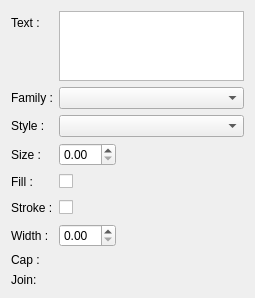
<?xml version="1.0" encoding="UTF-8"?>
<ui version="4.0">
 <class>TextPropertyWidget</class>
 <widget class="QWidget" name="TextPropertyWidget">
  <property name="geometry">
   <rect>
    <x>0</x>
    <y>0</y>
    <width>255</width>
    <height>286</height>
   </rect>
  </property>
  <property name="windowTitle">
   <string>Form</string>
  </property>
  <layout class="QFormLayout" name="formLayout">
   <item row="0" column="0">
    <widget class="QLabel" name="label">
     <property name="text">
      <string>Text :</string>
     </property>
    </widget>
   </item>
   <item row="0" column="1">
    <widget class="QTextEdit" name="textEditor"/>
   </item>
   <item row="1" column="0">
    <widget class="QLabel" name="label_2">
     <property name="text">
      <string>Family :</string>
     </property>
    </widget>
   </item>
   <item row="1" column="1">
    <widget class="QComboBox" name="familyComboBox"/>
   </item>
   <item row="2" column="0">
    <widget class="QLabel" name="label_3">
     <property name="text">
      <string>Style :</string>
     </property>
    </widget>
   </item>
   <item row="2" column="1">
    <widget class="QComboBox" name="styleComboBox"/>
   </item>
   <item row="3" column="0">
    <widget class="QLabel" name="label_4">
     <property name="text">
      <string>Size :</string>
     </property>
    </widget>
   </item>
   <item row="3" column="1">
    <layout class="QHBoxLayout" name="horizontalLayout_5">
     <item>
      <widget class="QDoubleSpinBox" name="sizeSpinBox"/>
     </item>
     <item>
      <spacer name="horizontalSpacer_5">
       <property name="orientation">
        <enum>Qt::Orientation::Horizontal</enum>
       </property>
       <property name="sizeHint" stdset="0">
        <size>
         <width>40</width>
         <height>20</height>
        </size>
       </property>
      </spacer>
     </item>
    </layout>
   </item>
   <item row="4" column="0">
    <widget class="QLabel" name="label_5">
     <property name="text">
      <string>Fill :</string>
     </property>
    </widget>
   </item>
   <item row="4" column="1">
    <layout class="QHBoxLayout" name="horizontalLayout">
     <item>
      <widget class="QCheckBox" name="fillCheckBox">
       <property name="text">
        <string/>
       </property>
      </widget>
     </item>
     <item>
      <widget class="alive::ColorLineEditor" name="fillColorSelector" native="true"/>
     </item>
     <item>
      <spacer name="horizontalSpacer_3">
       <property name="orientation">
        <enum>Qt::Orientation::Horizontal</enum>
       </property>
       <property name="sizeHint" stdset="0">
        <size>
         <width>40</width>
         <height>20</height>
        </size>
       </property>
      </spacer>
     </item>
    </layout>
   </item>
   <item row="5" column="0">
    <widget class="QLabel" name="label_6">
     <property name="text">
      <string>Stroke :</string>
     </property>
    </widget>
   </item>
   <item row="5" column="1">
    <layout class="QHBoxLayout" name="horizontalLayout_2">
     <item>
      <widget class="QCheckBox" name="strokeCheckBox">
       <property name="text">
        <string/>
       </property>
      </widget>
     </item>
     <item>
      <widget class="alive::ColorLineEditor" name="strokeColorSelector" native="true"/>
     </item>
     <item>
      <spacer name="horizontalSpacer_4">
       <property name="orientation">
        <enum>Qt::Orientation::Horizontal</enum>
       </property>
       <property name="sizeHint" stdset="0">
        <size>
         <width>40</width>
         <height>20</height>
        </size>
       </property>
      </spacer>
     </item>
    </layout>
   </item>
   <item row="6" column="0">
    <widget class="QLabel" name="label_7">
     <property name="text">
      <string>Width :</string>
     </property>
    </widget>
   </item>
   <item row="6" column="1">
    <layout class="QHBoxLayout" name="horizontalLayout_6">
     <item>
      <widget class="QDoubleSpinBox" name="strokeSpinBox"/>
     </item>
     <item>
      <spacer name="horizontalSpacer_6">
       <property name="orientation">
        <enum>Qt::Orientation::Horizontal</enum>
       </property>
       <property name="sizeHint" stdset="0">
        <size>
         <width>40</width>
         <height>20</height>
        </size>
       </property>
      </spacer>
     </item>
    </layout>
   </item>
   <item row="7" column="0">
    <widget class="QLabel" name="label_8">
     <property name="text">
      <string>Cap :</string>
     </property>
    </widget>
   </item>
   <item row="7" column="1">
    <layout class="QHBoxLayout" name="capStyleLayout"/>
   </item>
   <item row="8" column="0">
    <widget class="QLabel" name="label_9">
     <property name="text">
      <string>Join:</string>
     </property>
    </widget>
   </item>
   <item row="8" column="1">
    <layout class="QHBoxLayout" name="joinStyleLayout"/>
   </item>
  </layout>
 </widget>
 <customwidgets>
  <customwidget>
   <class>alive::ColorLineEditor</class>
   <extends>QWidget</extends>
   <header>gui/widgets/color_line_editor.h</header>
   <container>1</container>
  </customwidget>
 </customwidgets>
 <resources/>
 <connections/>
</ui>
